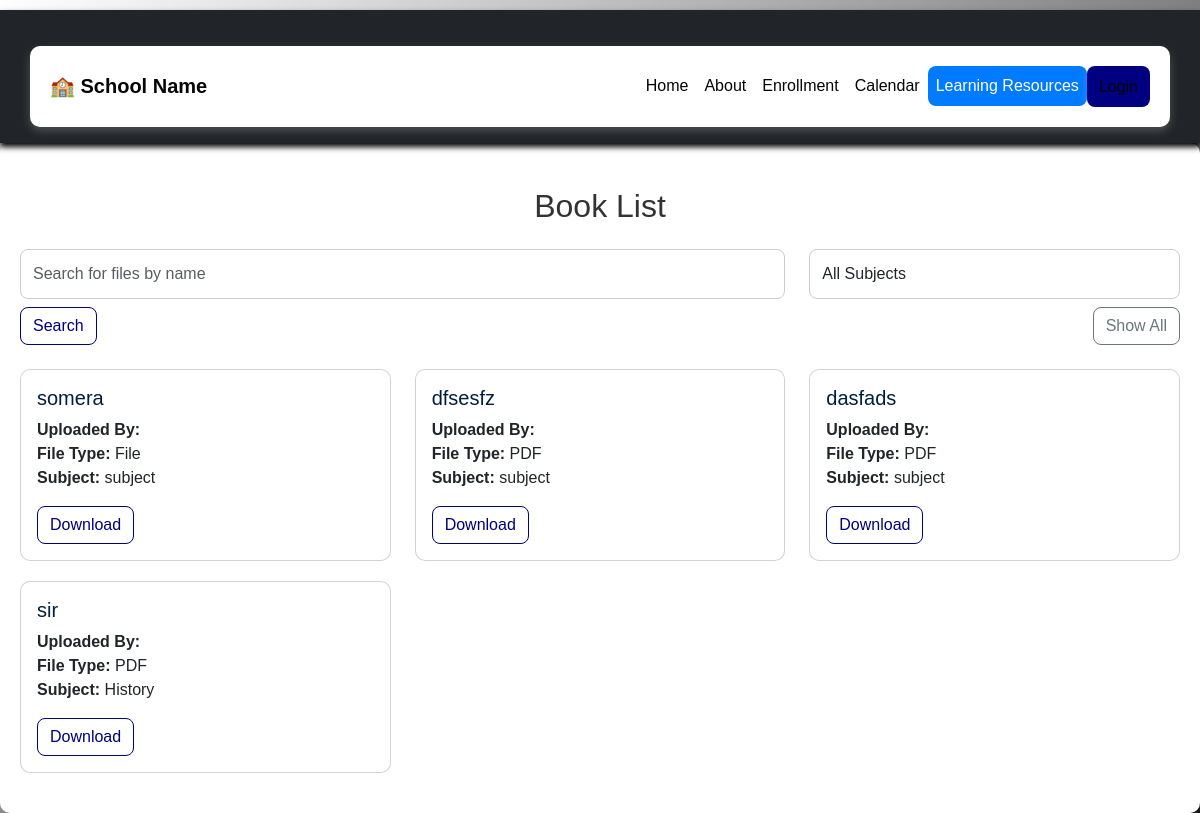
Before: /book/ with the older database file.
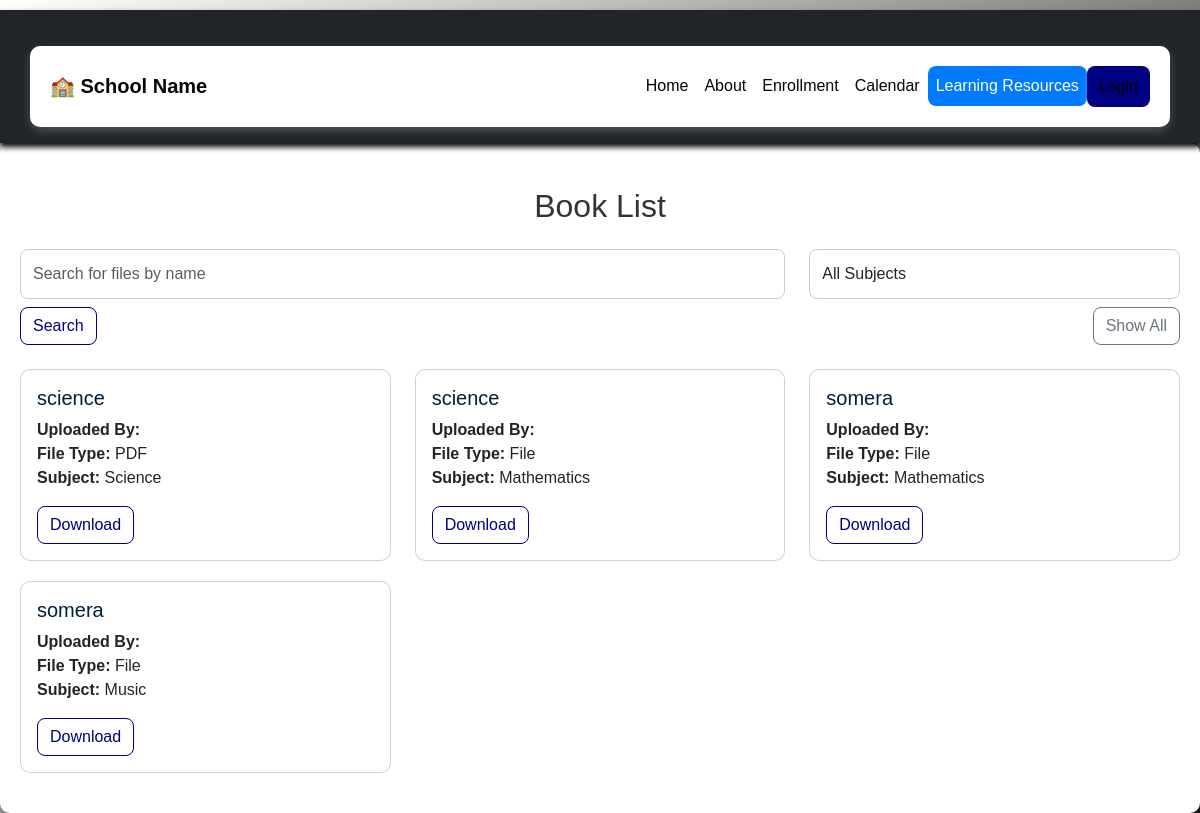
After: the same page with the newer database file.
### app/models.py (models this page shows, shortened)
class Files(models.Model):
    FILE_TYPES = [
        ('pdf', 'PDF'),
        ('book', 'Book'),
        ('file', 'File'),
    ]
    SUBJECT_CHOICES = [
        ('Math', 'Mathematics'),
        ('Science', 'Science'),
        ('English', 'English'),
        ('History', 'History'),
        ('IT', 'Information Technology'),
        ('PE', 'Physical Education'),
        ('Arts', 'Arts'),
        ('Music', 'Music'),
    ]
    name = models.CharField(max_length=255)
    subject = models.CharField(max_length=50, choices=SUBJECT_CHOICES, default='Math')
    file = models.FileField(upload_to='files/')
    file_type = models.CharField(max_length=10, choices=FILE_TYPES)
    uploaded_on = models.DateTimeField(auto_now_add=True)

### app/views.py (the view)
# urls.py: path('book/',  BookListView.as_view(), name='book'),
class BookListView(ListView):
    model = Files  # The model from which you want to fetch data (Files)
    template_name = 'app/book_list.html'  # Template to render the data
    context_object_name = 'files'
    def get_queryset(self):
        query = self.request.GET.get('search', '')
        subject = self.request.GET.get('subject', '')  # Get selected subject
        files = Files.objects.all()
        if query:
            files = files.filter(name__icontains=query)
        if subject:
            files = files.filter(subject=subject)
        return files
    def get_context_data(self, **kwargs):
        context = super().get_context_data(**kwargs)
        context['file_subject_choices'] = Files.SUBJECT_CHOICES  # Add subject choices to context
        return context

### app/templates/app/book_list.html (shortened to what this page needs)
{% extends 'app/base.html' %}
{% block content %}
<div class="container book-list-container">
    <h2 class="text-center my-4">Book List</h2>
    <form method="GET" class="mb-4">
        <div class="row">
            <div class="col-md-8">
                <input type="text" name="search" class="form-control" placeholder="Search for files by name" value="{{ request.GET.search }}">
            </div>
            <div class="col-md-4">
                <select name="subject" class="form-control">
                    <option value="">All Subjects</option>
                </select>
            </div>
        </div>
        <div class="d-flex justify-content-between">
            <button type="submit" class="btn btn-outline-primary mt-2">Search</button>
            <a href="{% url 'book' %}" class="btn btn-outline-secondary mt-2">Show All</a>
        </div>
    </form>
    <div class="row">
        {% for file in files %}
        <div class="col-md-4">
            <div class="card">
                <div class="card-body">
                    <h5 class="card-title">{{ file.name }}</h5>
                    <p class="card-text">
                        <strong>Uploaded By:</strong> {{ file.uploaded_by }}<br>
                        <strong>File Type:</strong> {{ file.get_file_type_display }}<br>
                        <strong>Subject:</strong> {{ file.get_subject_display }}<br>
                    </p>
                    <a href="{{ file.file.url }}" class="btn btn-outline-primary" download>Download</a>
                </div>
            </div>
        </div>
        {% empty %}
        <p class="text-center">No files available.</p>
        {% endfor %}
    </div>
</div>
{% endblock %}

Changed rows visible on the page:
removed Files: name "somera", file_type "File", subject "subject"
removed Files: name "dfsesfz", file_type "PDF", subject "subject"
removed Files: name "dasfads", file_type "PDF", subject "subject"
removed Files: name "sir", file_type "PDF", subject "History"
added Files: name "science", file_type "PDF", subject "Science"
added Files: name "science", file_type "File", subject "Mathematics"
added Files: name "somera", file_type "File", subject "Mathematics"
added Files: name "somera", file_type "File", subject "Music"
